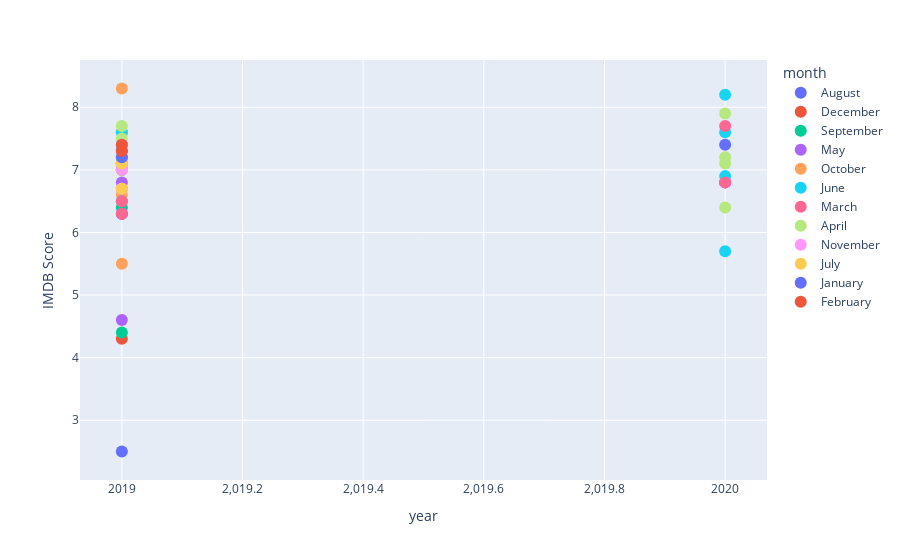

The notebook cell saved with this chart:
### Code cell
fig = px.scatter(df_doc, x='year', y='IMDB Score',color="month")
fig.update_traces(marker_size=12)
fig.show()

### Figure 1 — Plotly figure (JSON) as saved in the notebook; plotly's stock layout.template omitted (floating-point values rounded to 4 significant figures)
{"data": [{"hovertemplate": "month=August<br>year=%{x}<br>IMDB Score=%{y}<extra></extra>", "legendgroup": "August", "marker": {"color": "#636efa", "size": 12, "symbol": "circle"}, "mode": "markers", "name": "August", "orientation": "v", "showlegend": true, "type": "scatter", "x": [2019, 2019, 2019], "xaxis": "x", "y": [2.5, 6.3, 7.4], "yaxis": "y"}, {"hovertemplate": "month=December<br>year=%{x}<br>IMDB Score=%{y}<extra></extra>", "legendgroup": "December", "marker": {"color": "#EF553B", "size": 12, "symbol": "circle"}, "mode": "markers", "name": "December", "orientation": "v", "showlegend": true, "type": "scatter", "x": [2019, 2019], "xaxis": "x", "y": [4.3, 7.1], "yaxis": "y"}, {"hovertemplate": "month=September<br>year=%{x}<br>IMDB Score=%{y}<extra></extra>", "legendgroup": "September", "marker": {"color": "#00cc96", "size": 12, "symbol": "circle"}, "mode": "markers", "name": "September", "orientation": "v", "showlegend": true, "type": "scatter", "x": [2019, 2019, 2019, 2019], "xaxis": "x", "y": [4.4, 6.4, 7, 7.1], "yaxis": "y"}, {"hovertemplate": "month=May<br>year=%{x}<br>IMDB Score=%{y}<extra></extra>", "legendgroup": "May", "marker": {"color": "#ab63fa", "size": 12, "symbol": "circle"}, "mode": "markers", "name": "May", "orientation": "v", "showlegend": true, "type": "scatter", "x": [2019, 2019, 2019, 2020, 2020, 2019, 2019], "xaxis": "x", "y": [4.6, 6.3, 6.8, 6.8, 6.8, 7, 7.1], "yaxis": "y"}, {"hovertemplate": "month=October<br>year=%{x}<br>IMDB Score=%{y}<extra></extra>", "legendgroup": "October", "marker": {"color": "#FFA15A", "size": 12, "symbol": "circle"}, "mode": "markers", "name": "October", "orientation": "v", "showlegend": true, "type": "scatter", "x": [2019, 2019, 2019, 2019, 2019, 2019], "xaxis": "x", "y": [5.5, 6.5, 6.6, 6.7, 7.6, 8.3], "yaxis": "y"}, {"hovertemplate": "month=June<br>year=%{x}<br>IMDB Score=%{y}<extra></extra>", "legendgroup": "June", "marker": {"color": "#19d3f3", "size": 12, "symbol": "circle"}, "mode": "markers", "name": "June", "orientation": "v", "showlegend": true, "type": "scatter", "x": [2020, 2019, 2020, 2019, 2019, 2020, 2019, 2020], "xaxis": "x", "y": [5.7, 6.5, 6.9, 7.2, 7.4, 7.6, 7.6, 8.2], "yaxis": "y"}, {"hovertemplate": "month=March<br>year=%{x}<br>IMDB Score=%{y}<extra></extra>", "legendgroup": "March", "marker": {"color": "#FF6692", "size": 12, "symbol": "circle"}, "mode": "markers", "name": "March", "orientation": "v", "showlegend": true, "type": "scatter", "x": [2019, 2019, 2020, 2019, 2020], "xaxis": "x", "y": [6.3, 6.5, 6.8, 7, 7.7], "yaxis": "y"}, {"hovertemplate": "month=April<br>year=%{x}<br>IMDB Score=%{y}<extra></extra>", "legendgroup": "April", "marker": {"color": "#B6E880", "size": 12, "symbol": "circle"}, "mode": "markers", "name": "April", "orientation": "v", "showlegend": true, "type": "scatter", "x": [2020, 2019, 2020, 2019, 2020, 2019, 2019, 2020], "xaxis": "x", "y": [6.4, 7, 7.1, 7.1, 7.2, 7.5, 7.7, 7.9], "yaxis": "y"}, {"hovertemplate": "month=November<br>year=%{x}<br>IMDB Score=%{y}<extra></extra>", "legendgroup": "November", "marker": {"color": "#FF97FF", "size": 12, "symbol": "circle"}, "mode": "markers", "name": "November", "orientation": "v", "showlegend": true, "type": "scatter", "x": [2019, 2019, 2019], "xaxis": "x", "y": [6.7, 7, 7.4], "yaxis": "y"}, {"hovertemplate": "month=July<br>year=%{x}<br>IMDB Score=%{y}<extra></extra>", "legendgroup": "July", "marker": {"color": "#FECB52", "size": 12, "symbol": "circle"}, "mode": "markers", "name": "July", "orientation": "v", "showlegend": true, "type": "scatter", "x": [2019, 2019], "xaxis": "x", "y": [6.7, 7.1], "yaxis": "y"}, {"hovertemplate": "month=January<br>year=%{x}<br>IMDB Score=%{y}<extra></extra>", "legendgroup": "January", "marker": {"color": "#636efa", "size": 12, "symbol": "circle"}, "mode": "markers", "name": "January", "orientation": "v", "showlegend": true, "type": "scatter", "x": [2019, 2019, 2020], "xaxis": "x", "y": [7.2, 7.3, 7.4], "yaxis": "y"}, {"hovertemplate": "month=February<br>year=%{x}<br>IMDB Score=%{y}<extra></extra>", "legendgroup": "February", "marker": {"color": "#EF553B", "size": 12, "symbol": "circle"}, "mode": "markers", "name": "February", "orientation": "v", "showlegend": true, "type": "scatter", "x": [2019, 2019], "xaxis": "x", "y": [7.3, 7.4], "yaxis": "y"}], "layout": {"legend": {"title": {"text": "month"}, "tracegroupgap": 0}, "margin": {"t": 60}, "xaxis": {"anchor": "y", "domain": [0, 1], "title": {"text": "year"}}, "yaxis": {"anchor": "x", "domain": [0, 1], "title": {"text": "IMDB Score"}}}}
